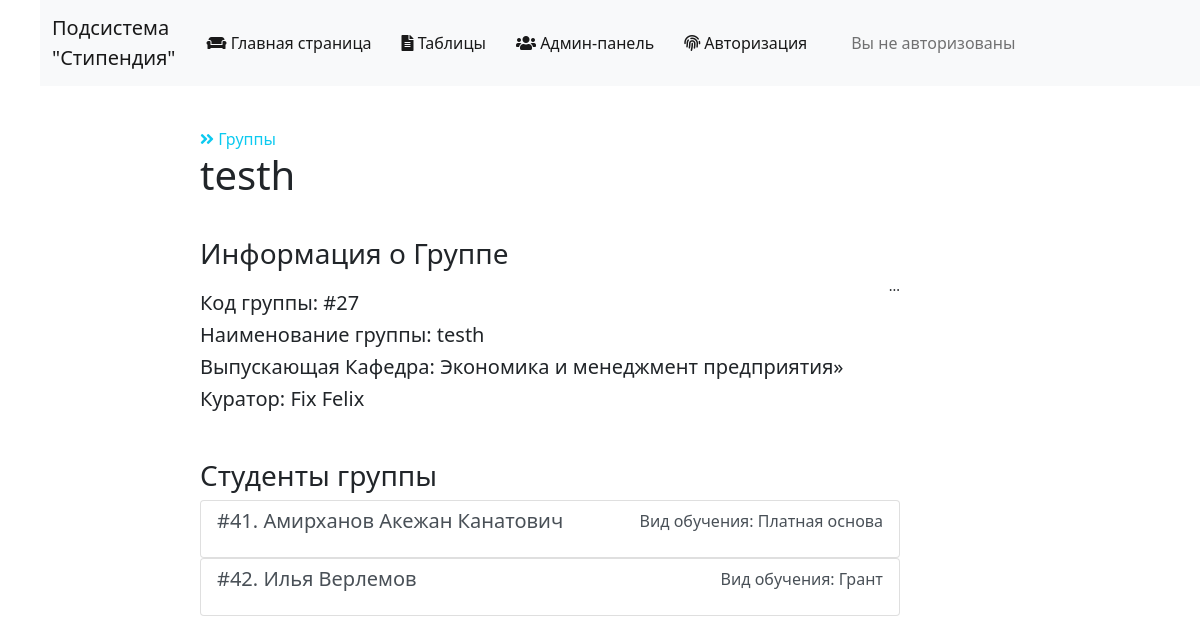
Screenshot of /showgroup/27/ with the database file from the repository.
### main/models.py (models this page shows, shortened)
class Group (models.Model):
    group_code = models.AutoField("Код группы", primary_key=True)
    group_name = models.CharField("Наименование группы", max_length=120)
    issuing_department_code = models.ForeignKey(
        Department, verbose_name="Код выпускающей кафедры", on_delete=models.CASCADE)
    сurator_code = models.OneToOneField(Staff, verbose_name="Код куратора группы", null=True,
                                        blank=True, on_delete=models.PROTECT)        # код куратора ОТНОШЕНИЕ 1:1 с Staff
    class Meta:
        verbose_name = 'Группа'
        verbose_name_plural = 'Группы'

class Department (models.Model):
    department_code = models.AutoField("Код кафедры", primary_key=True)
    department_name = models.CharField("Наименование кафедры", max_length=120)
    faculty_code = models.ForeignKey(
        Faculty, verbose_name="Код факультета", on_delete=models.CASCADE)
    department_head_code = models.OneToOneField(
        Staff, verbose_name="Заведующий кафедрой", null=True, blank=True, on_delete=models.PROTECT)
    class Meta:
        verbose_name = 'Кафедра'
        verbose_name_plural = 'Кафедры'
    def __str__(self):
        return f'{self.department_name}'

class Staff (models.Model):
    сurator_code = models.AutoField(
        "Код сотрудника", primary_key=True)     # код сотрудника
    curator_name = models.CharField("Имя сотрудника", max_length=200)
    class Meta:
        verbose_name = 'Сотрудник'
        verbose_name_plural = 'Сотрудники'
    def __str__(self):
        return f'{self.curator_name}'

class Student (models.Model):
    student_code = models.AutoField(
        "Код студента", primary_key=True)     # код студента
    student_name = models.CharField("Имя студента", max_length=200)
    group_code = models.ForeignKey(
        Group, verbose_name="Группа", on_delete=models.CASCADE)
    education_type_code = models.ForeignKey(
        Types_of_Education, verbose_name="Код вида обучения", on_delete=models.CASCADE)
    personal_reckoning_number = models.IntegerField("Номер лицевого счета")
    bank_code = models.ForeignKey(Bank, verbose_name="Код банка", on_delete=models.CASCADE,
                                  null=True, blank=True)     # FOREIGN KEY ОТНОШЕНИЕ 1:M с Bank
    class Meta:
        verbose_name = 'Студент'
        verbose_name_plural = 'Студенты'

class Types_of_Education (models.Model):
    EDUCATION_GRANT = 'Грант'
    EDUCATION_PAID = 'Платная основа'
    EDUCATION_CHOICES = (
        (EDUCATION_GRANT, 'Grand'),
        (EDUCATION_PAID, 'Paid basis')
    )
    education_type_code = models.AutoField(
        "Код вида обучения", primary_key=True)
    education_type_name = models.CharField(
        "Наименование вида обучения", max_length=120, choices=EDUCATION_CHOICES, default=EDUCATION_PAID)
    class Meta:
        verbose_name = 'Вид обучения'
        verbose_name_plural = 'Виды обучения'
    def __str__(self):
        return f'{self.education_type_name}'

### main/views.py (the view)
# urls.py: path(r'showgroup/<int:id>/', views.showgroup, name="showgroup"),
def showgroup(request, id):
    try:
        post = get_object_or_404(Group, pk=id)
        slaves = Student.objects.filter(group_code=id)
        if request.method == 'GET':
            form = GroupForm(instance=post)
        elif request.method == 'POST':
            form = GroupForm(request.POST, instance=post)
            if form.is_valid():
                form.save()
                return HttpResponseRedirect(reverse('showgroup', args=(id,)))
        context = {
            'post': post,
            'form': form,
            'slaves': slaves,
        }
        return render(
            request,
            'main/showgroup.html',
            context
        )
    except Staff.DoesNotExist:
        return HttpResponseNotFound("<h2>Person no found</h2>")

### main/templates/main/showgroup.html (shortened to what this page needs)
{% extends 'layout.html' %}
{% block content %}
<div class="features">
    <a class="link-info" href="{% url 'group' %}"><i class="fas fa-angle-double-right"></i> Группы</a>
    <h1>{{ post.group_name }}</h1>
    <div class="list-group">
        <h3 class="mb-1">Информация о Группе</h2>
        <div class="d-flex w-100 justify-content-between">
            <h5 class="mb-2 mt-3">Код группы: #{{ post.pk }}</h5>
            <small> ... </small>
        </div>
        <h5>Наименование группы: {{ post.group_name }}</h5>
        <h5>Выпускающая Кафедра: {{ post.issuing_department_code }}</h5>
        <h5>Куратор: {{ post.сurator_code }}</h5>
    </div>
    <br>
    <h3 class="mt-3">Студенты группы</h3>
    {% for slave in slaves %}
    <div class="list-group">
        <a href="{% url 'showstudent' id=slave.pk %}" class="list-group-item list-group-item-action">
          <div class="d-flex w-100 justify-content-between">
            <h5 class="">#{{slave.pk}}. {{slave.student_name}}</h5>
            <p>Вид обучения: {{slave.education_type_code}}</p>
          </div>
        </a>
      </div>
    {% endfor %}
</div>
{% endblock %}

### main/static/main/css/main.css (style rules this page uses)
main .list-group { max-width: 700px; }
main h1 { padding-bottom: 30px; }
main a { text-decoration: none; }

### rows the page displays
Group: group_name "testh", pk "27", issuing_department_code "Экономика и менеджмент предприятия»", сurator_code "Fix Felix"
Student: pk "41", student_name "Амирханов Акежан Канатович", education_type_code "Платная основа"
Student: pk "42", student_name "Илья Верлемов", education_type_code "Грант"
